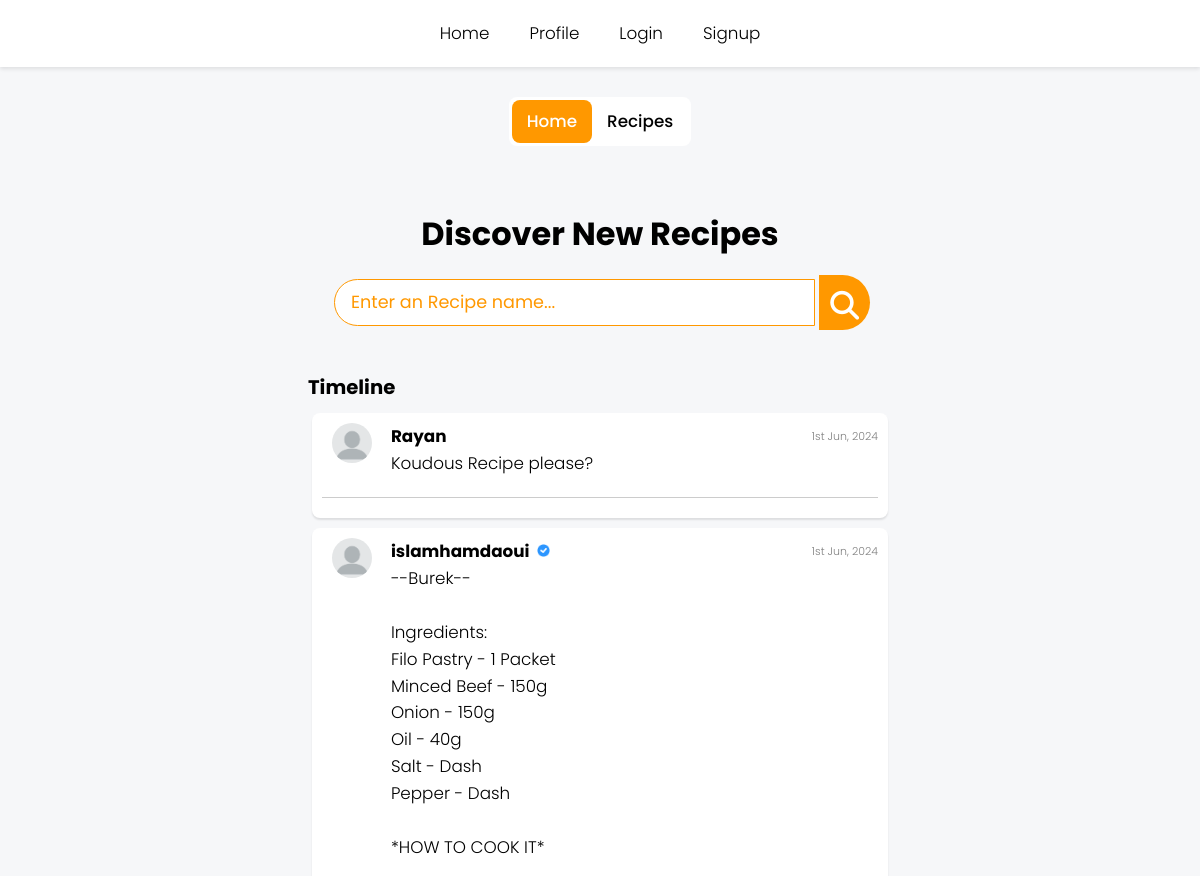
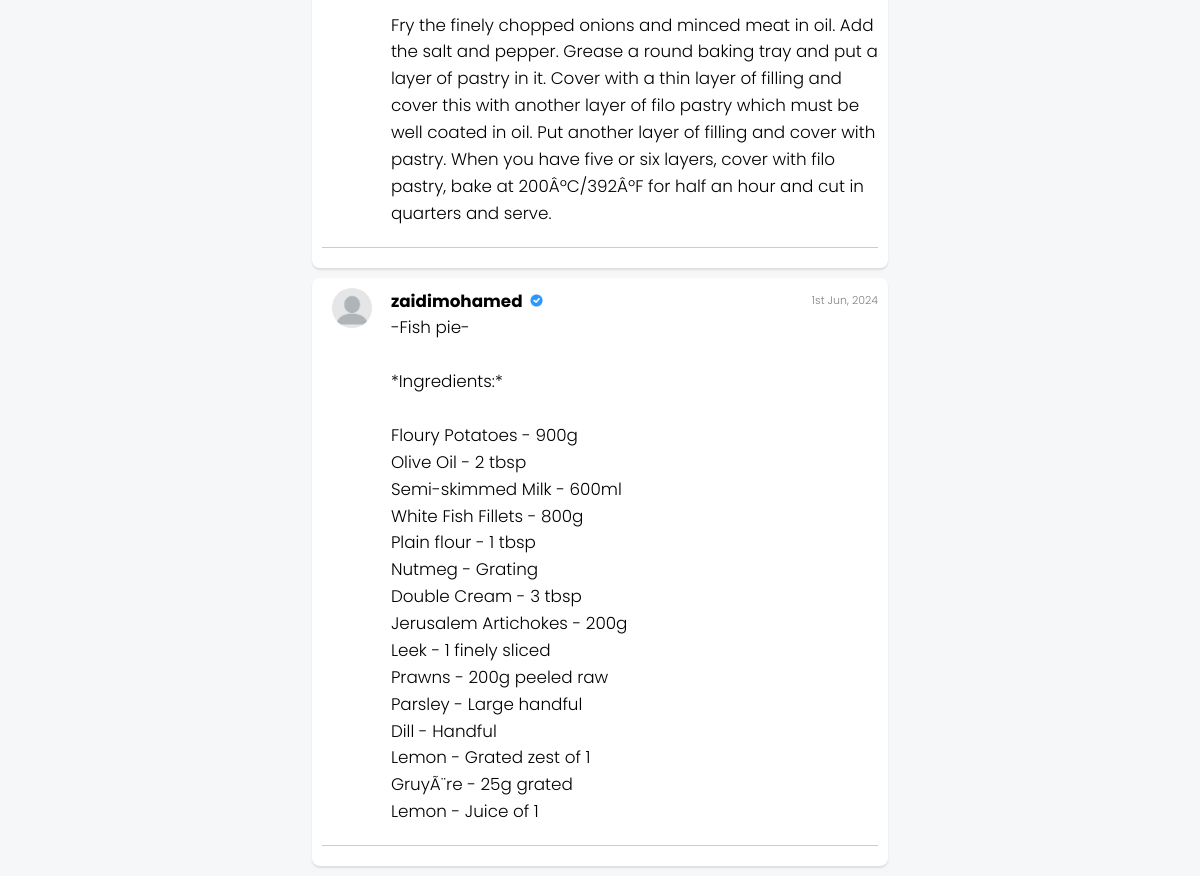
The page / on the database its author committed (2 pictures, top to bottom).
### tables this page shows
CREATE TABLE `posts` (
  `id` int(11) NOT NULL,
  `user_id` int(11) NOT NULL,
  `post` text NOT NULL,
  `date` datetime NOT NULL
);

CREATE TABLE `users` (
  `id` int(11) NOT NULL,
  `username` varchar(30) NOT NULL,
  `email` varchar(100) NOT NULL,
  `password` varchar(255) NOT NULL,
  `date` datetime NOT NULL,
  `image` varchar(1024) DEFAULT NULL
);

### index.php (the view, shortened to what this page needs)
<?php
require "functions.php";
?>
<!DOCTYPE html>
<html lang="en">
<head>
    <link rel="stylesheet" href="assets/home.css">
</head>
  <body>
    <?php require "header.php"; ?>
  <div class="sidesContainer">
  <div class="sides">
    <div onclick="home()" id="home">Home</div>
    <div onclick="recipes()" id="recipes">Recipes</div>
  </div>
  </div>
  <div class="posts">
  <div style="margin: 42px 0; display:flex; flex-direction:column; align-items:center;" class="meal-search">
            <h2  class="title">Discover New Recipes</h2>
            <div class="meal-search-box">
                <input type="text" class="search-control" placeholder="Enter an Recipe name..." >
            <button type="submit" class="search-btn btn" >
                <i class="fas fa-search"></i>
            </button>
            </div>
        </div>
    <h3 style="align-self: flex-start; margin:0 0 10px 8px;">Timeline</h3>
    <?php
    $query = "SELECT * FROM posts  ORDER BY id DESC";
    $result = mysqli_query($con,$query);
    ?>
    <?php
   if(mysqli_num_rows($result) >  0):?>
    <?php  while($row = mysqli_fetch_assoc($result)):?>
        <?php
        $user_id = $row['user_id'];
    $query = "SELECT username FROM users WHERE id='$user_id' limit 1 ";
      $result2 = mysqli_query($con,$query);
      $user_data= mysqli_fetch_assoc($result2);
        ?>
     <div class="post">
      <div class="content">
      <div  class="post_img">
      <img src="pdp.png" alt="" >
      </div>
      <div style="flex:8;">
      <div class="post_user_info">
    <div><b><?= htmlspecialchars($user_data['username']) ?></b>
    <?php if ($user_data['username'] === 'islamhamdaoui' || $user_data['username'] === 'zaidimohamed'): ?>
        <img class="verified" src="verified.png" alt="Verified">
    <?php endif; ?>
    </div>
    <span style="font-size: 11px; color:#808080;">
        <?= date("jS M, Y", strtotime($row['date'])) ?>
    </span>
</div>
      <?php echo nl2br($row['post']) ?>
      </div>
      </div>
      <hr>
     </div>
   <?php endwhile;?>
   <?php endif;?>
  </div>
</body>
</html>

### header.php (shortened to what this page needs)
<!DOCTYPE html>
<html lang="en">
<head>
</head>
<body>
  <header>
    <div><a href="index.php">Home</a></div>
    <div><a href="profile.php">Profile</a></div>
 <?php if(empty($_SESSION['info'])): ?>
    <div><a href="login.php">Login</a></div>
    <div><a href="signup.php">Signup</a></div>
<?php  else: ?>
    <div><a href="logout.php">Logout</a></div>
    <?php  endif; ?>
</header>
</body>
</html>

### assets/home.css (style rules this page uses)
.posts { display: flex; flex-direction: column; align-items: center; max-width: 600px; margin: auto; }
.post { display: flex; margin-bottom: 10px; background-color: white; border-radius: 8px; padding: 10px; width: 96%; box-shadow: 0px 2px 2px rgba(0, 0, 0, 0.1); box-sizing: border-box; flex-direction: column; }
.post_user_info { justify-content: space-between; display: flex; align-items: center; }
.post_img { flex: 1; display: flex; justify-content: center; margin-right: 8px; }
.post_img img { height: 40px; width: 40px; border-radius: 50%; object-fit: cover; }
hr { border: 0; height: 1px; background-color: #ccc; margin: 10px 0; }
.content { display: flex; margin-bottom: 10px; }

### recipes.css (style rules this page uses)
* { padding: 0; margin: 0; box-sizing: border-box; }
:root { --tenne-tawny: #FF9800; --tenne-tawny-dark: #F57C00 }
body { font-weight: 300; font-size: 1.05rem; line-height: 1.6; font-family: 'Poppins' , sans-serif; }
.btn { font-family: inherit; cursor: pointer; outline: 0; font-size: 1.05rem; }
.title { font-size: 2rem; margin-bottom: 1rem; }
.meal-search { margin: 2rem 0; }
.meal-search-box { margin: 1.2 rem 0; display: flex; align-items: stretch; }
.search-control , .search-btn { width: 100%; }
.search-control { padding: 0 1rem; font-size: 1.1rem; font-family: inherit; outline: 0; border: 1px solid var(--tenne-tawny); color: var(--tenne-tawny); border-top-left-radius: 2rem; border-bottom-left-radius: 2rem; }
.search-control::placeholder { color: var(--tenne-tawny); }
.search-btn { width: 55px; height: 55px; font-size: 1.8rem; background: var(--tenne-tawny); color: #fff; border: none; border-top-right-radius: 2rem; border-bottom-right-radius: 2rem; transition: all 0.4s linear; }
@media screen and (min-width: 600px) { .meal-search-box { width: 540px; margin-left: auto; margin-right: auto; } }

### header.php (style rules this page uses)
:root { --tenne-tawny: #FF9800; --tenne-tawny-dark: #F57C00 }
body { background-color: #F6F7F9; font-family: tahoma; }
a { text-decoration: none; color: black; }
* { padding: 0; margin: 0; box-sizing: border-box; }
header { display: flex; background-color: white; justify-content: center; align-items: center; box-shadow: 0px 2px 4px rgba(0, 0, 0, 0.1); margin-bottom: 10px; }
header div { padding: 20px; }
input { margin: 4px; padding: 8px; width: 100%; }
button { padding: 10px; cursor: pointer; }

### index.php (style rules this page uses)
* { box-sizing: border-box; }
.sidesContainer { width: 100%; display: flex; justify-content: center; padding: 20px 0; }
.sides { display: flex; background-color: #fff; align-self: center; padding: 3px; border-radius: 8px; width: fit-content; }
#home { background-color: #FF9800; padding: 8px 15px; border-radius: 8px; color: #fff; font-weight: 500; cursor: pointer; }
#recipes { padding: 8px 15px; border-radius: 8px; cursor: pointer; font-weight: 500; }
.verified { height: 13px; width: 13px; margin-left: 3px; pointer-events: none; }

### rows shown on the page
posts: user.username "Rayan", date "1st Jun, 2024", post "Koudous Recipe please?"
posts: user.username "islamhamdaoui", date "1st Jun, 2024", post "--Burek-- Ingredients: Filo Pastry - 1 Packet Minced Beef - 150g Onion - 150g Oil - 40g Salt - Dash Pepper - Dash *HOW TO COOK IT* Fry the finely chopped onions and minced meat in oil. Add the salt and pepper. Grease a round baking tray and put a layer of pastry in it. Cover with a thin layer of filling and cover this with another layer of filo pastry which must be well coated in oil. Put another layer of filling and cover with pastry. When you have five or six layers, cover with filo pastry, bake at 200ÂºC/392ÂºF for half an hour and cut in quarters and serve."
posts: user.username "zaidimohamed", date "1st Jun, 2024", post "-Fish pie- *Ingredients:* Floury Potatoes - 900g Olive Oil - 2 tbsp Semi-skimmed Milk - 600ml White Fish Fillets - 800g Plain flour - 1 tbsp Nutmeg - Grating Double Cream - 3 tbsp Jerusalem Artichokes - 200g Leek - 1 finely sliced Prawns - 200g peeled raw Parsley - Large handful Dill - Handful Lemon - Grated zest of 1 GruyÃ¨re - 25g grated Lemon - Juice of 1"
